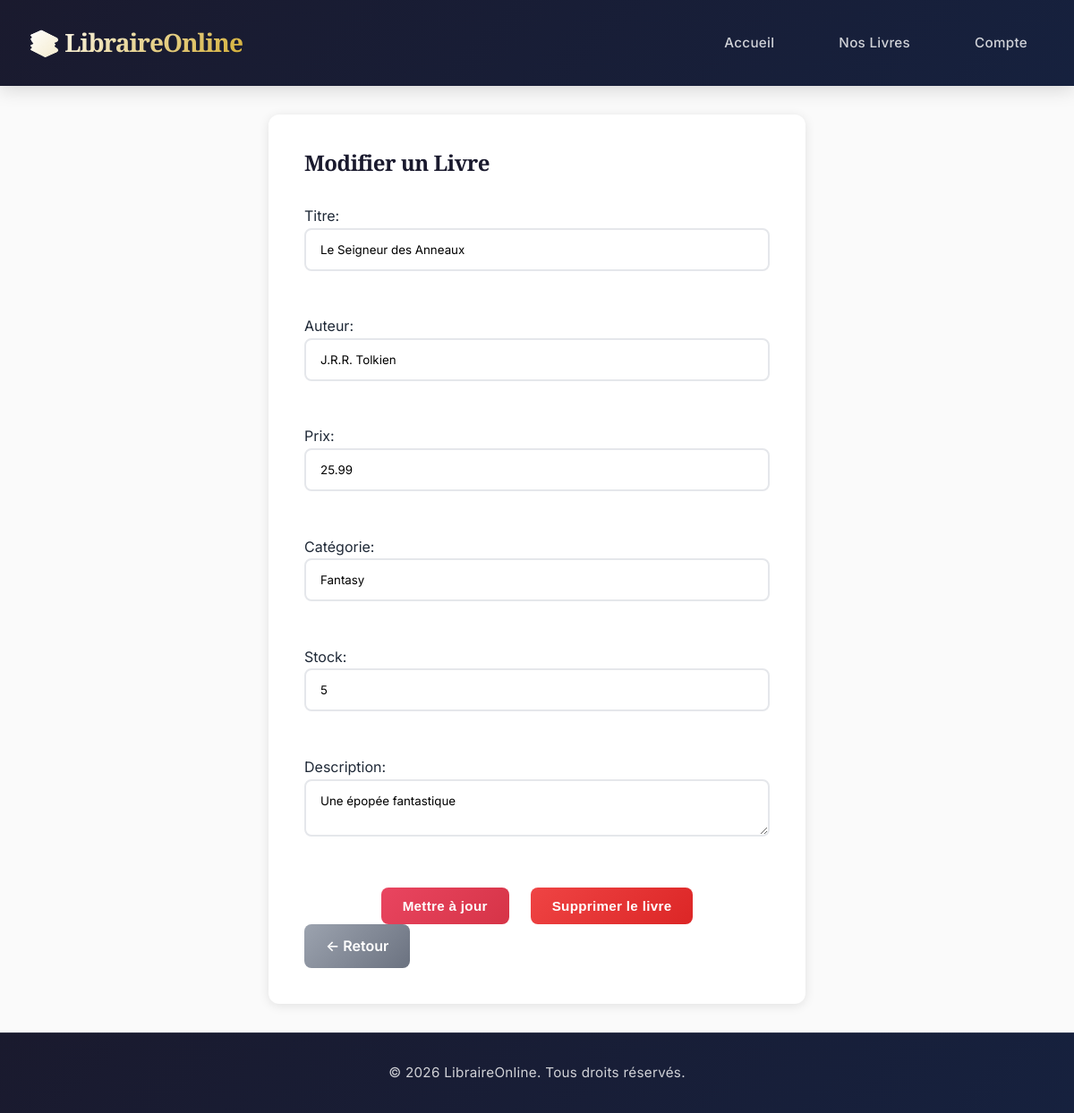
Screenshot of /admin_edit_book.php?id=1 with the database file from the repository.
### tables this page shows
CREATE TABLE IF NOT EXISTS books (
    id INT AUTO_INCREMENT PRIMARY KEY,
    titre VARCHAR(150) NOT NULL,
    auteur VARCHAR(100) NOT NULL,
    prix DECIMAL(10, 2) NOT NULL,
    description TEXT,
    categorie VARCHAR(50),
    stock INT DEFAULT 0,
    date_ajout TIMESTAMP DEFAULT CURRENT_TIMESTAMP
);

### admin_edit_book.php (the view, shortened to what this page needs)
<!DOCTYPE html>
<html>
<head>
    <link rel="stylesheet" href="style.css">
</head>
<body>
    <header>
        <div class="container">
            <h1>📚 LibraireOnline</h1>
            <nav>
                <a href="index.php">Accueil</a>
                <a href="books.php">Nos Livres</a>
                <a href="auth.php">Compte</a>
            </nav>
        </div>
    </header>
    <main>
        <?php
        include("connexion.php");
        if (isset($_GET['id'])) {
            $id = $_GET['id'];
            $sql = "SELECT * FROM books WHERE id = $id";
            $result = mysqli_query($conn, $sql);
            $row = mysqli_fetch_assoc($result);
        ?>
            <section class="form-section">
                <h3>Modifier un Livre</h3>
                <form action="update_book.php" method="post">
                    Titre: <input type="text" name="titre" value="<?php echo $row['titre']; ?>" required><br><br>
                    Auteur: <input type="text" name="auteur" value="<?php echo $row['auteur']; ?>" required><br><br>
                    Prix: <input type="number" step="0.01" name="prix" value="<?php echo $row['prix']; ?>" required><br><br>
                    Catégorie: <input type="text" name="categorie" value="<?php echo $row['categorie']; ?>" required><br><br>
                    Stock: <input type="number" name="stock" value="<?php echo $row['stock']; ?>" required><br><br>
                    Description: <textarea name="description" required><?php echo $row['description']; ?></textarea><br><br>
                    <div class="button-group">
                        <button type="submit" name="action" value="update" class="btn">Mettre à jour</button>
                        <button type="submit" name="action" value="delete" class="btn btn-delete" onclick="return confirm('Êtes-vous sûr de vouloir supprimer ce livre ? Cette action est irréversible.');">Supprimer le livre</button>
                    </div>
                </form>
                <a href="books.php" class="btn-back">← Retour</a>
            </section>
        <?php
        }
        ?>
    </main>
    <footer>
        <p>&copy; 2026 LibraireOnline. Tous droits réservés.</p>
    </footer>
</body>
</html>

### rows the page displays
books: titre "Le Seigneur des Anneaux", auteur "J.R.R. Tolkien", prix "25.99", categorie "Fantasy", stock "5", description "Une épopée fantastique"
